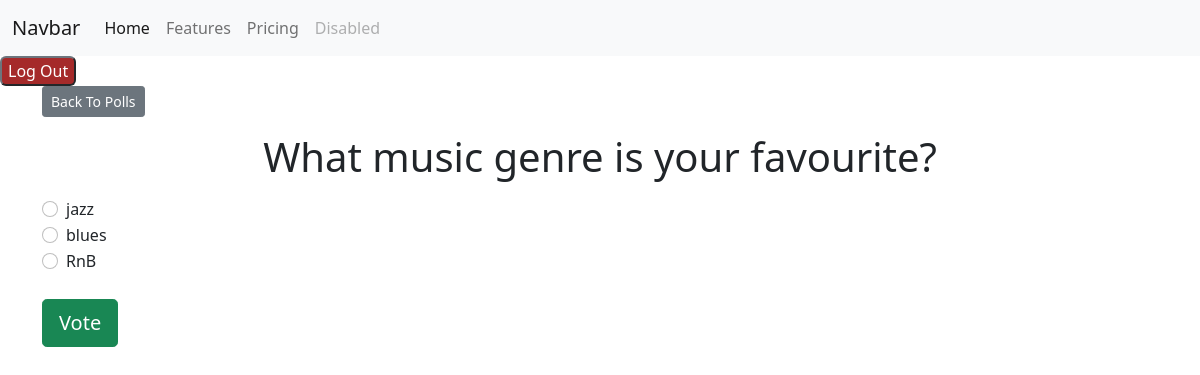
/polls/4/ (signed in), run on an earlier commit of the app's database.
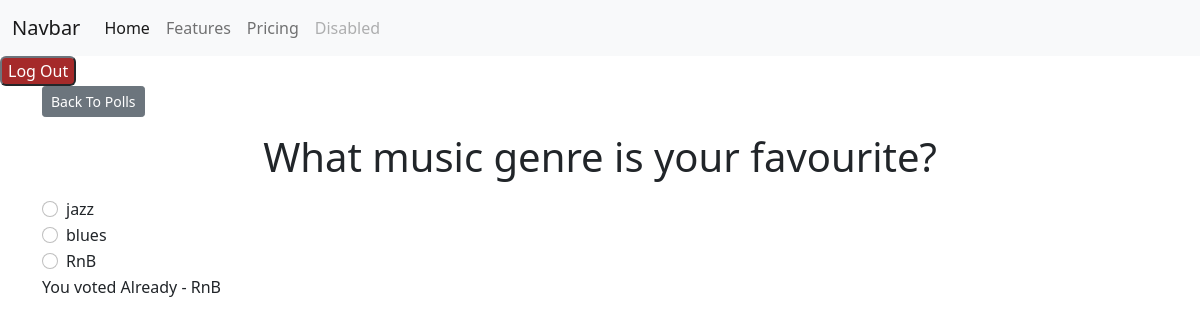
And on a later commit of the database.
### polls/models.py (models this page shows, shortened)
class Vote(models.Model):
    choice = models.ForeignKey(Choice,on_delete=models.CASCADE)
    voter = models.ForeignKey(User,on_delete=models.CASCADE)

class Choice(models.Model):
    question = models.ForeignKey(Question, on_delete=models.CASCADE)
    choice_text = models.CharField(max_length=200)
    votes = models.IntegerField(default=0)
    voter = models.ForeignKey(User, on_delete=models.SET_NULL, related_name="votes", null=True, blank=True)
    timestamp = models.DateTimeField(default=timezone.now)
    def __str__(self):
        return self.choice_text

### polls/views.py (the view)
# urls.py: path("<int:pk>/", views.DetailView.as_view(), name="detail"),
class DetailView(LoginRequiredMixin,generic.DetailView):
    login_url = "users:login"
    redirect_field_name = "redirect_to"
    model = Question
    template_name = "polls/detail.html"
    def get_context_data(self, **kwargs):
        context = super().get_context_data(**kwargs)
        context['voted'] = Vote.objects.filter(choice__question=self.object,  voter=self.request.user).first()
        return context
    def get_queryset(self):
        return Question.objects.filter(pub_date__lte=timezone.now())

### polls/templates/polls/detail.html (shortened to what this page needs)
{% extends 'base.html' %}
    {% block content %}
    <a class="btn btn-secondary btn-sm mb-3" href="{% url 'polls:index' %}">Back To Polls</a>
    <h1 class="text-center mb-3">{{ question.question_text }}</h1>
    <form action="{% url 'polls:vote' question.id %}" method="post">
        {% for choice in question.choice_set.all %}
        <div class="form-check">
            <input type="radio" name="choice" class="form-check-input" id="choice{{ forloop.counter }}"
                value="{{ choice.id }}" />
            <label for="choice{{ forloop.counter }}">{{ choice.choice_text }}</label>
        </div>
        {% endfor %}
        {%if voted %}
        You voted Already -  {{voted.choice}}
        {%else%}
       <input type="submit" value="Vote" class="btn btn-success btn-lg btn-block mt-4" />
        {%endif%}
    </form>
    {% endblock %}

What changed in the data, as far as the page shows it:
added Vote: choice "RnB"
Also different on the page:
form field value: "Vote" → (not shown)
text now shown: "You voted Already -"
